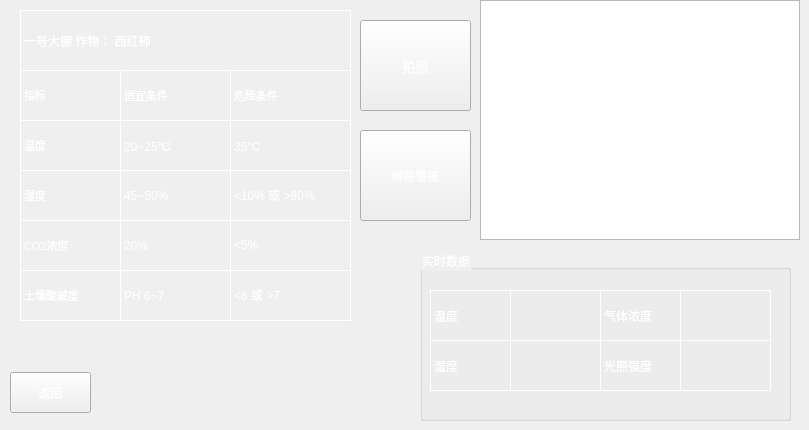
    <widget class="QWidget" name="page_3">
     <widget class="QGraphicsView" name="graphicsView_11">
      <property name="geometry">
       <rect>
        <x>480</x>
        <y>0</y>
        <width>320</width>
        <height>240</height>
       </rect>
      </property>
     </widget>
     <widget class="QLabel" name="label_54">
      <property name="geometry">
       <rect>
        <x>20</x>
        <y>120</y>
        <width>101</width>
        <height>51</height>
       </rect>
      </property>
      <property name="font">
       <font>
        <pointsize>8</pointsize>
       </font>
      </property>
      <property name="styleSheet">
       <string notr="true">border-color: rgb(255, 255, 255);
color: rgb(255, 255, 255);
border-width: 1px;
border-style: solid;</string>
      </property>
      <property name="text">
       <string>温度</string>
      </property>
     </widget>
     <widget class="QLabel" name="label_55">
      <property name="geometry">
       <rect>
        <x>20</x>
        <y>170</y>
        <width>101</width>
        <height>51</height>
       </rect>
      </property>
      <property name="font">
       <font>
        <pointsize>8</pointsize>
       </font>
      </property>
      <property name="styleSheet">
       <string notr="true">border-color: rgb(255, 255, 255);
color: rgb(255, 255, 255);
border-width: 1px;
border-style: solid;</string>
      </property>
      <property name="text">
       <string>湿度</string>
      </property>
     </widget>
     <widget class="QLabel" name="label_56">
      <property name="geometry">
       <rect>
        <x>20</x>
        <y>220</y>
        <width>101</width>
        <height>51</height>
       </rect>
      </property>
      <property name="font">
       <font>
        <pointsize>8</pointsize>
       </font>
      </property>
      <property name="styleSheet">
       <string notr="true">border-color: rgb(255, 255, 255);
color: rgb(255, 255, 255);
border-width: 1px;
border-style: solid;</string>
      </property>
      <property name="text">
       <string>CO2浓度</string>
      </property>
     </widget>
     <widget class="QLabel" name="label_57">
      <property name="geometry">
       <rect>
        <x>20</x>
        <y>270</y>
        <width>101</width>
        <height>51</height>
       </rect>
      </property>
      <property name="font">
       <font>
        <pointsize>8</pointsize>
       </font>
      </property>
      <property name="styleSheet">
       <string notr="true">border-color: rgb(255, 255, 255);
color: rgb(255, 255, 255);
border-width: 1px;
border-style: solid;</string>
      </property>
      <property name="text">
       <string>土壤酸碱度</string>
      </property>
     </widget>
     <widget class="QLabel" name="label_58">
      <property name="geometry">
       <rect>
        <x>20</x>
        <y>70</y>
        <width>101</width>
        <height>51</height>
       </rect>
      </property>
      <property name="font">
       <font>
        <pointsize>8</pointsize>
       </font>
      </property>
      <property name="styleSheet">
       <string notr="true">border-color: rgb(255, 255, 255);
color: rgb(255, 255, 255);
border-width: 1px;
border-style: solid;</string>
      </property>
      <property name="text">
       <string>指标</string>
      </property>
     </widget>
     <widget class="QLabel" name="label_59">
      <property name="geometry">
       <rect>
        <x>120</x>
        <y>120</y>
        <width>111</width>
        <height>51</height>
       </rect>
      </property>
      <property name="styleSheet">
       <string notr="true">border-color: rgb(255, 255, 255);
font: 8pt &quot;Agency FB&quot;;
color: rgb(255, 255, 255);
border-width: 1px;
border-style: solid;</string>
      </property>
      <property name="text">
       <string>20~25℃</string>
      </property>
     </widget>
     <widget class="QLabel" name="label_60">
      <property name="geometry">
       <rect>
        <x>120</x>
        <y>220</y>
        <width>111</width>
        <height>51</height>
       </rect>
      </property>
      <property name="styleSheet">
       <string notr="true">border-color: rgb(255, 255, 255);
font: 8pt &quot;Agency FB&quot;;
color: rgb(255, 255, 255);
border-width: 1px;
border-style: solid;</string>
      </property>
      <property name="text">
       <string>20%</string>
      </property>
     </widget>
     <widget class="QLabel" name="label_61">
      <property name="geometry">
       <rect>
        <x>120</x>
        <y>70</y>
        <width>111</width>
        <height>51</height>
       </rect>
      </property>
      <property name="font">
       <font>
        <pointsize>8</pointsize>
       </font>
      </property>
      <property name="styleSheet">
       <string notr="true">border-color: rgb(255, 255, 255);
color: rgb(255, 255, 255);
border-width: 1px;
border-style: solid;</string>
      </property>
      <property name="text">
       <string>适宜条件</string>
      </property>
     </widget>
     <widget class="QLabel" name="label_62">
      <property name="geometry">
       <rect>
        <x>120</x>
        <y>170</y>
        <width>111</width>
        <height>51</height>
       </rect>
      </property>
      <property name="styleSheet">
       <string notr="true">border-color: rgb(255, 255, 255);
font: 8pt &quot;Agency FB&quot;;
color: rgb(255, 255, 255);
border-width: 1px;
border-style: solid;</string>
      </property>
      <property name="text">
       <string>45~50%</string>
      </property>
     </widget>
     <widget class="QLabel" name="label_63">
      <property name="geometry">
       <rect>
        <x>120</x>
        <y>270</y>
        <width>111</width>
        <height>51</height>
       </rect>
      </property>
      <property name="styleSheet">
       <string notr="true">border-color: rgb(255, 255, 255);
font: 8pt &quot;Agency FB&quot;;
color: rgb(255, 255, 255);
border-width: 1px;
border-style: solid;</string>
      </property>
      <property name="text">
       <string>PH 6~7</string>
      </property>
     </widget>
     <widget class="QLabel" name="label_64">
      <property name="geometry">
       <rect>
        <x>230</x>
        <y>120</y>
        <width>121</width>
        <height>51</height>
       </rect>
      </property>
      <property name="styleSheet">
       <string notr="true">border-color: rgb(255, 255, 255);
font: 8pt &quot;Agency FB&quot;;
color: rgb(255, 255, 255);
border-width: 1px;
border-style: solid;</string>
      </property>
      <property name="text">
       <string>35℃</string>
      </property>
     </widget>
     <widget class="QLabel" name="label_65">
      <property name="geometry">
       <rect>
        <x>230</x>
        <y>220</y>
        <width>121</width>
        <height>51</height>
       </rect>
      </property>
      <property name="styleSheet">
       <string notr="true">border-color: rgb(255, 255, 255);
font: 8pt &quot;Agency FB&quot;;
color: rgb(255, 255, 255);
border-width: 1px;
border-style: solid;</string>
      </property>
      <property name="text">
       <string>&lt;5%</string>
      </property>
     </widget>
     <widget class="QLabel" name="label_66">
      <property name="geometry">
       <rect>
        <x>230</x>
        <y>70</y>
        <width>121</width>
        <height>51</height>
       </rect>
      </property>
      <property name="font">
       <font>
        <pointsize>8</pointsize>
       </font>
      </property>
      <property name="styleSheet">
       <string notr="true">border-color: rgb(255, 255, 255);
color: rgb(255, 255, 255);
border-width: 1px;
border-style: solid;</string>
      </property>
      <property name="text">
       <string>危险条件</string>
      </property>
     </widget>
     <widget class="QLabel" name="label_67">
      <property name="geometry">
       <rect>
        <x>230</x>
        <y>170</y>
        <width>121</width>
        <height>51</height>
       </rect>
      </property>
      <property name="styleSheet">
       <string notr="true">border-color: rgb(255, 255, 255);
font: 8pt &quot;Agency FB&quot;;
color: rgb(255, 255, 255);
border-width: 1px;
border-style: solid;</string>
      </property>
      <property name="text">
       <string>&lt;10% 或 &gt;80%</string>
      </property>
     </widget>
     <widget class="QLabel" name="label_68">
      <property name="geometry">
       <rect>
        <x>230</x>
        <y>270</y>
        <width>121</width>
        <height>51</height>
       </rect>
      </property>
      <property name="styleSheet">
       <string notr="true">border-color: rgb(255, 255, 255);
font: 8pt &quot;Agency FB&quot;;
color: rgb(255, 255, 255);
border-width: 1px;
border-style: solid;</string>
      </property>
      <property name="text">
       <string>&lt;6 或 &gt;7</string>
      </property>
     </widget>
     <widget class="QLabel" name="label_69">
      <property name="geometry">
       <rect>
        <x>20</x>
        <y>10</y>
        <width>331</width>
        <height>61</height>
       </rect>
      </property>
      <property name="styleSheet">
       <string notr="true">border-color: rgb(255, 255, 255);
color: rgb(255, 255, 255);
border-width: 1px;
border-style: solid;</string>
      </property>
      <property name="text">
       <string>一号大棚 作物： 西红柿</string>
      </property>
     </widget>
     <widget class="QGroupBox" name="groupBox_3">
      <property name="geometry">
       <rect>
        <x>420</x>
        <y>250</y>
        <width>371</width>
        <height>171</height>
       </rect>
      </property>
      <property name="styleSheet">
       <string notr="true">color: rgb(255, 255, 255);</string>
      </property>
      <property name="title">
       <string>实时数据</string>
      </property>
      <widget class="QLabel" name="label_72">
       <property name="geometry">
        <rect>
         <x>10</x>
         <y>90</y>
         <width>81</width>
         <height>51</height>
        </rect>
       </property>
       <property name="styleSheet">
        <string notr="true">border-color: rgb(255, 255, 255);
font: 8pt &quot;Agency FB&quot;;
color: rgb(255, 255, 255);
border-width: 1px;
border-style: solid;</string>
       </property>
       <property name="text">
        <string>湿度</string>
       </property>
      </widget>
      <widget class="QLabel" name="label_70">
       <property name="geometry">
        <rect>
         <x>10</x>
         <y>40</y>
         <width>81</width>
         <height>51</height>
        </rect>
       </property>
       <property name="styleSheet">
        <string notr="true">border-color: rgb(255, 255, 255);
font: 8pt &quot;Agency FB&quot;;
color: rgb(255, 255, 255);
border-width: 1px;
border-style: solid;</string>
       </property>
       <property name="text">
        <string>温度</string>
       </property>
      </widget>
      <widget class="QLabel" name="label_71">
       <property name="geometry">
        <rect>
         <x>180</x>
         <y>40</y>
         <width>81</width>
         <height>51</height>
        </rect>
       </property>
       <property name="styleSheet">
        <string notr="true">border-color: rgb(255, 255, 255);
font: 8pt &quot;Agency FB&quot;;
color: rgb(255, 255, 255);
border-width: 1px;
border-style: solid;</string>
       </property>
       <property name="text">
        <string>气体浓度</string>
       </property>
      </widget>
      <widget class="QLabel" name="label_73">
       <property name="geometry">
        <rect>
         <x>180</x>
         <y>90</y>
         <width>81</width>
         <height>51</height>
        </rect>
       </property>
       <property name="styleSheet">
        <string notr="true">border-color: rgb(255, 255, 255);
font: 8pt &quot;Agency FB&quot;;
color: rgb(255, 255, 255);
border-width: 1px;
border-style: solid;</string>
       </property>
       <property name="text">
        <string>光照强度</string>
       </property>
      </widget>
      <widget class="QLabel" name="label_74">
       <property name="geometry">
        <rect>
         <x>90</x>
         <y>40</y>
         <width>91</width>
         <height>51</height>
        </rect>
       </property>
       <property name="styleSheet">
        <string notr="true">border-color: rgb(255, 255, 255);
color: rgb(255, 255, 255);
border-width: 1px;
border-style: solid;</string>
       </property>
       <property name="text">
        <string/>
       </property>
      </widget>
      <widget class="QLabel" name="label_75">
       <property name="geometry">
        <rect>
         <x>90</x>
         <y>90</y>
         <width>91</width>
         <height>51</height>
        </rect>
       </property>
       <property name="styleSheet">
        <string notr="true">border-color: rgb(255, 255, 255);
color: rgb(255, 255, 255);
border-width: 1px;
border-style: solid;</string>
       </property>
       <property name="text">
        <string/>
       </property>
      </widget>
      <widget class="QLabel" name="label_76">
       <property name="geometry">
        <rect>
         <x>260</x>
         <y>40</y>
         <width>91</width>
         <height>51</height>
        </rect>
       </property>
       <property name="styleSheet">
        <string notr="true">border-color: rgb(255, 255, 255);
color: rgb(255, 255, 255);
border-width: 1px;
border-style: solid;</string>
       </property>
       <property name="text">
        <string/>
       </property>
      </widget>
      <widget class="QLabel" name="label_77">
       <property name="geometry">
        <rect>
         <x>260</x>
         <y>90</y>
         <width>91</width>
         <height>51</height>
        </rect>
       </property>
       <property name="styleSheet">
        <string notr="true">border-color: rgb(255, 255, 255);
color: rgb(255, 255, 255);
border-width: 1px;
border-style: solid;</string>
       </property>
       <property name="text">
        <string/>
       </property>
      </widget>
     </widget>
     <widget class="QPushButton" name="pushButton_5">
      <property name="geometry">
       <rect>
        <x>10</x>
        <y>372</y>
        <width>81</width>
        <height>41</height>
       </rect>
      </property>
      <property name="styleSheet">
       <string notr="true">color: rgb(255, 255, 255);</string>
      </property>
      <property name="text">
       <string>返回</string>
      </property>
     </widget>
     <widget class="QPushButton" name="pushButton_6">
      <property name="geometry">
       <rect>
        <x>360</x>
        <y>20</y>
        <width>111</width>
        <height>91</height>
       </rect>
      </property>
      <property name="font">
       <font>
        <family>Agency FB</family>
        <pointsize>10</pointsize>
        <weight>50</weight>
        <italic>false</italic>
        <bold>false</bold>
       </font>
      </property>
      <property name="styleSheet">
       <string notr="true">color: rgb(255, 255, 255);
font: 10pt &quot;Agency FB&quot;;</string>
      </property>
      <property name="text">
       <string>拍照</string>
      </property>
     </widget>
     <widget class="QPushButton" name="pushButton_7">
      <property name="geometry">
       <rect>
        <x>360</x>
        <y>130</y>
        <width>111</width>
        <height>91</height>
       </rect>
      </property>
      <property name="styleSheet">
       <string notr="true">color: rgb(255, 255, 255);
font: 10pt &quot;Agency FB&quot;;</string>
      </property>
      <property name="text">
       <string>解除警报</string>
      </property>
     </widget>
    </widget>
